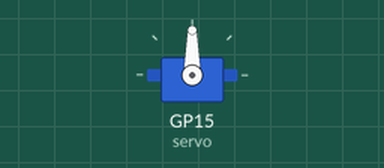
Recording of a program running on a simulated Raspberry Pi Pico running MicroPython. Parts: servo. Servo angles are drawn from the pulse width (0.5 ms = 0°, 2.5 ms = 180°); what the program prints to the serial console is not drawn. At 3.0 s the program stops and its outputs stay as they are.

Above: at 0.1 s.
At 1.19 s:
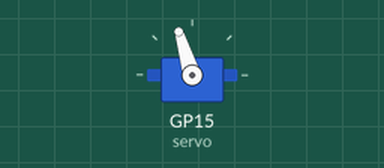
At 2.4 s:
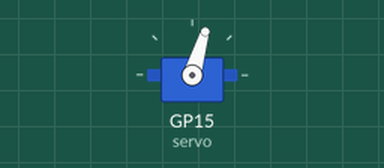
Timing chart, 0 to 4.5 s (numbered marks = the images above):
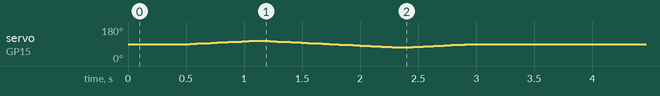

The program:

servo_test.py
```python
from machine import Pin, PWM
from time import sleep_ms

# Short manual test. Do not save as main.py.
servo = PWM(Pin(15), freq=50, duty_u16=0)
try:
    print('Servo test: centre, short sweep, then stop')
    servo.duty_ns(1500000)
    sleep_ms(500)
    pulses = (list(range(1500, 1701, 10))
              + list(range(1700, 1299, -10))
              + list(range(1300, 1501, 10)))
    for pulse_us in pulses:
        servo.duty_ns(pulse_us * 1000)
        sleep_ms(30)
finally:
    servo.duty_u16(0)
    servo.deinit()
    Pin(15, Pin.OUT, value=0)
    print('PWM off; test finished')
```
